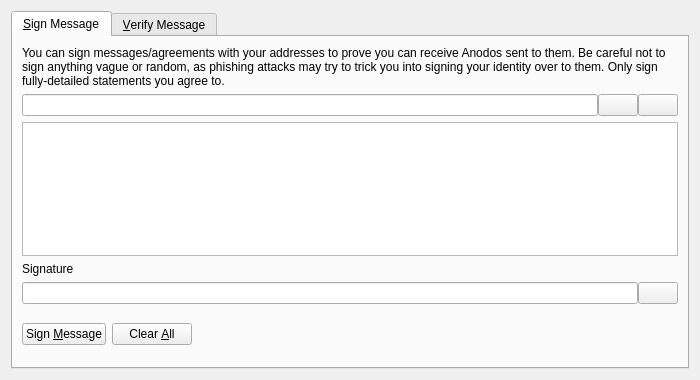
<?xml version="1.0" encoding="UTF-8"?>
<ui version="4.0">
 <class>SignVerifyMessageDialog</class>
 <widget class="QDialog" name="SignVerifyMessageDialog">
  <property name="geometry">
   <rect>
    <x>0</x>
    <y>0</y>
    <width>700</width>
    <height>380</height>
   </rect>
  </property>
  <property name="windowTitle">
   <string>Signatures - Sign / Verify a Message</string>
  </property>
  <property name="modal">
   <bool>true</bool>
  </property>
  <layout class="QVBoxLayout" name="verticalLayout">
   <item>
    <widget class="QTabWidget" name="tabWidget">
     <property name="currentIndex">
      <number>0</number>
     </property>
     <widget class="QWidget" name="tabSignMessage">
      <attribute name="title">
       <string>&amp;Sign Message</string>
      </attribute>
      <layout class="QVBoxLayout" name="verticalLayout_SM">
       <item>
        <widget class="QLabel" name="infoLabel_SM">
         <property name="text">
          <string>You can sign messages/agreements with your addresses to prove you can receive Anodos sent to them. Be careful not to sign anything vague or random, as phishing attacks may try to trick you into signing your identity over to them. Only sign fully-detailed statements you agree to.</string>
         </property>
         <property name="textFormat">
          <enum>Qt::PlainText</enum>
         </property>
         <property name="wordWrap">
          <bool>true</bool>
         </property>
        </widget>
       </item>
       <item>
        <layout class="QHBoxLayout" name="horizontalLayout_1_SM">
         <property name="spacing">
          <number>0</number>
         </property>
         <item>
          <widget class="QValidatedLineEdit" name="addressIn_SM">
           <property name="toolTip">
            <string>The Anodos address to sign the message with</string>
           </property>
          </widget>
         </item>
         <item>
          <widget class="QPushButton" name="addressBookButton_SM">
           <property name="toolTip">
            <string>Choose previously used address</string>
           </property>
           <property name="text">
            <string/>
           </property>
           <property name="shortcut">
            <string>Alt+A</string>
           </property>
           <property name="autoDefault">
            <bool>false</bool>
           </property>
          </widget>
         </item>
         <item>
          <widget class="QPushButton" name="pasteButton_SM">
           <property name="toolTip">
            <string>Paste address from clipboard</string>
           </property>
           <property name="text">
            <string/>
           </property>
           <property name="shortcut">
            <string>Alt+P</string>
           </property>
           <property name="autoDefault">
            <bool>false</bool>
           </property>
          </widget>
         </item>
        </layout>
       </item>
       <item>
        <widget class="QPlainTextEdit" name="messageIn_SM">
         <property name="toolTip">
          <string>Enter the message you want to sign here</string>
         </property>
        </widget>
       </item>
       <item>
        <widget class="QLabel" name="signatureLabel_SM">
         <property name="text">
          <string>Signature</string>
         </property>
         <property name="textFormat">
          <enum>Qt::PlainText</enum>
         </property>
        </widget>
       </item>
       <item>
        <layout class="QHBoxLayout" name="horizontalLayout_2_SM">
         <property name="spacing">
          <number>0</number>
         </property>
         <item>
          <widget class="QLineEdit" name="signatureOut_SM">
           <property name="font">
            <font>
             <italic>true</italic>
            </font>
           </property>
           <property name="readOnly">
            <bool>true</bool>
           </property>
          </widget>
         </item>
         <item>
          <widget class="QPushButton" name="copySignatureButton_SM">
           <property name="toolTip">
            <string>Copy the current signature to the system clipboard</string>
           </property>
           <property name="text">
            <string/>
           </property>
           <property name="autoDefault">
            <bool>false</bool>
           </property>
          </widget>
         </item>
        </layout>
       </item>
       <item>
        <layout class="QHBoxLayout" name="horizontalLayout_3_SM">
         <item>
          <widget class="QPushButton" name="signMessageButton_SM">
           <property name="toolTip">
            <string>Sign the message to prove you own this Anodos address</string>
           </property>
           <property name="text">
            <string>Sign &amp;Message</string>
           </property>
           <property name="autoDefault">
            <bool>false</bool>
           </property>
          </widget>
         </item>
         <item>
          <widget class="QPushButton" name="clearButton_SM">
           <property name="toolTip">
            <string>Reset all sign message fields</string>
           </property>
           <property name="text">
            <string>Clear &amp;All</string>
           </property>
           <property name="autoDefault">
            <bool>false</bool>
           </property>
          </widget>
         </item>
         <item>
          <spacer name="horizontalSpacer_1_SM">
           <property name="orientation">
            <enum>Qt::Horizontal</enum>
           </property>
           <property name="sizeHint" stdset="0">
            <size>
             <width>40</width>
             <height>48</height>
            </size>
           </property>
          </spacer>
         </item>
         <item>
          <widget class="QLabel" name="statusLabel_SM">
           <property name="font">
            <font>
             <weight>75</weight>
             <bold>true</bold>
            </font>
           </property>
           <property name="text">
            <string/>
           </property>
           <property name="wordWrap">
            <bool>true</bool>
           </property>
          </widget>
         </item>
         <item>
          <spacer name="horizontalSpacer_2_SM">
           <property name="orientation">
            <enum>Qt::Horizontal</enum>
           </property>
           <property name="sizeHint" stdset="0">
            <size>
             <width>40</width>
             <height>48</height>
            </size>
           </property>
          </spacer>
         </item>
        </layout>
       </item>
      </layout>
     </widget>
     <widget class="QWidget" name="tabVerifyMessage">
      <attribute name="title">
       <string>&amp;Verify Message</string>
      </attribute>
      <layout class="QVBoxLayout" name="verticalLayout_VM">
       <item>
        <widget class="QLabel" name="infoLabel_VM">
         <property name="text">
          <string>Enter the receiver's address, message (ensure you copy line breaks, spaces, tabs, etc. exactly) and signature below to verify the message. Be careful not to read more into the signature than what is in the signed message itself, to avoid being tricked by a man-in-the-middle attack. Note that this only proves the signing party receives with the address, it cannot prove sendership of any transaction!</string>
         </property>
         <property name="textFormat">
          <enum>Qt::PlainText</enum>
         </property>
         <property name="alignment">
          <set>Qt::AlignLeading|Qt::AlignLeft|Qt::AlignTop</set>
         </property>
         <property name="wordWrap">
          <bool>true</bool>
         </property>
        </widget>
       </item>
       <item>
        <layout class="QHBoxLayout" name="horizontalLayout_1_VM">
         <property name="spacing">
          <number>0</number>
         </property>
         <item>
          <widget class="QValidatedLineEdit" name="addressIn_VM">
           <property name="toolTip">
            <string>The Anodos address the message was signed with</string>
           </property>
          </widget>
         </item>
         <item>
          <widget class="QPushButton" name="addressBookButton_VM">
           <property name="toolTip">
            <string>Choose previously used address</string>
           </property>
           <property name="text">
            <string/>
           </property>
           <property name="shortcut">
            <string>Alt+A</string>
           </property>
           <property name="autoDefault">
            <bool>false</bool>
           </property>
          </widget>
         </item>
        </layout>
       </item>
       <item>
        <widget class="QPlainTextEdit" name="messageIn_VM"/>
       </item>
       <item>
        <widget class="QValidatedLineEdit" name="signatureIn_VM"/>
       </item>
       <item>
        <layout class="QHBoxLayout" name="horizontalLayout_2_VM">
         <item>
          <widget class="QPushButton" name="verifyMessageButton_VM">
           <property name="toolTip">
            <string>Verify the message to ensure it was signed with the specified Anodos address</string>
           </property>
           <property name="text">
            <string>Verify &amp;Message</string>
           </property>
           <property name="autoDefault">
            <bool>false</bool>
           </property>
          </widget>
         </item>
         <item>
          <widget class="QPushButton" name="clearButton_VM">
           <property name="toolTip">
            <string>Reset all verify message fields</string>
           </property>
           <property name="text">
            <string>Clear &amp;All</string>
           </property>
           <property name="autoDefault">
            <bool>false</bool>
           </property>
          </widget>
         </item>
         <item>
          <spacer name="horizontalSpacer_1_VM">
           <property name="orientation">
            <enum>Qt::Horizontal</enum>
           </property>
           <property name="sizeHint" stdset="0">
            <size>
             <width>40</width>
             <height>48</height>
            </size>
           </property>
          </spacer>
         </item>
         <item>
          <widget class="QLabel" name="statusLabel_VM">
           <property name="font">
            <font>
             <weight>75</weight>
             <bold>true</bold>
            </font>
           </property>
           <property name="text">
            <string/>
           </property>
           <property name="wordWrap">
            <bool>true</bool>
           </property>
          </widget>
         </item>
         <item>
          <spacer name="horizontalSpacer_2_VM">
           <property name="orientation">
            <enum>Qt::Horizontal</enum>
           </property>
           <property name="sizeHint" stdset="0">
            <size>
             <width>40</width>
             <height>48</height>
            </size>
           </property>
          </spacer>
         </item>
        </layout>
       </item>
      </layout>
     </widget>
    </widget>
   </item>
  </layout>
 </widget>
 <customwidgets>
  <customwidget>
   <class>QValidatedLineEdit</class>
   <extends>QLineEdit</extends>
   <header>qvalidatedlineedit.h</header>
  </customwidget>
 </customwidgets>
 <resources>
  <include location="../anodos.qrc"/>
 </resources>
 <connections/>
</ui>
